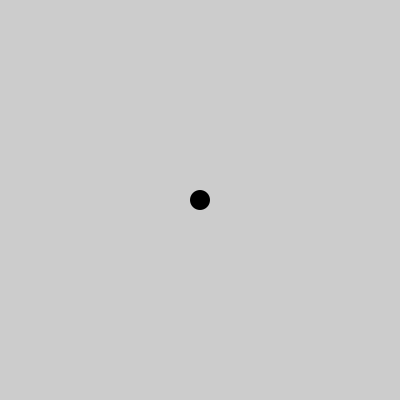
Frame 1 (no input)
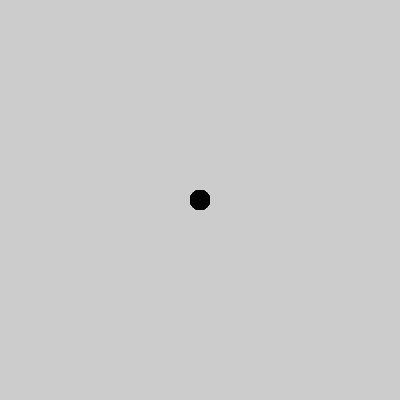
Frame 60 (the mouse pressed at the canvas centre just before this capture)
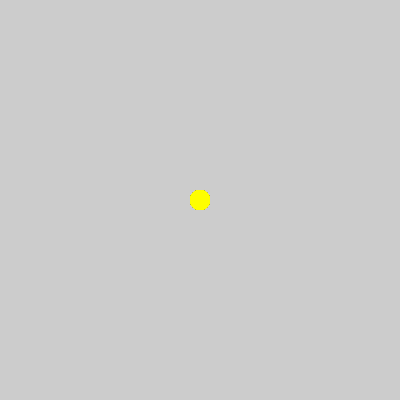
Frame 120 (the mouse held since frame 60 and released just before this capture)

The Processing sketch that drew these frames (run headless with seeded random() and noise(); from frame 60 on, the mouse is pressed at the canvas centre):

// Processing sketch: light_toggle
// ── light_toggle.pde
Light light;
void setup() {
  size(400, 400);
  light = new Light(width/2, height/2, 20); 
  noStroke();
}
void draw() {
  light.draw();
}
void mousePressed() { 
  if (light.mouseOn())
    light.toggle();
}
void keyPressed() {
  if (key == 'n') light.turnOn();
  else if (key == 'f') light.turnOff();
}
class Light {
  int clr = color(255, 255, 0);
  int x, y, diam;
  boolean on = false;
  Light(int xPos, int yPos, int sz) {
    x = xPos;
    y = yPos;
    diam = sz;
  }
  void draw() {
    if (on) fill(clr);
    else fill(0);
    ellipse(x, y, diam, diam);
  }
  boolean mouseOn(){
    return dist(mouseX,mouseY,x,y) <= diam/2;
  }
  void toggle(){
    on = !on;
  }
  void turnOn(){
    on = true;
  }
  void turnOff(){
    on = false;
  }
}
